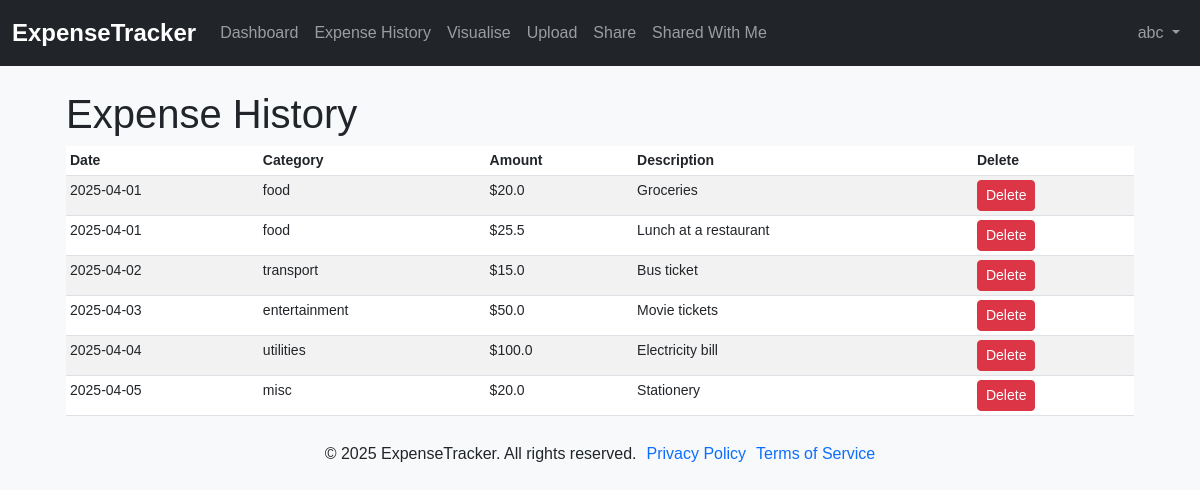
/expense-history (signed in), run on an earlier commit of the app's database.
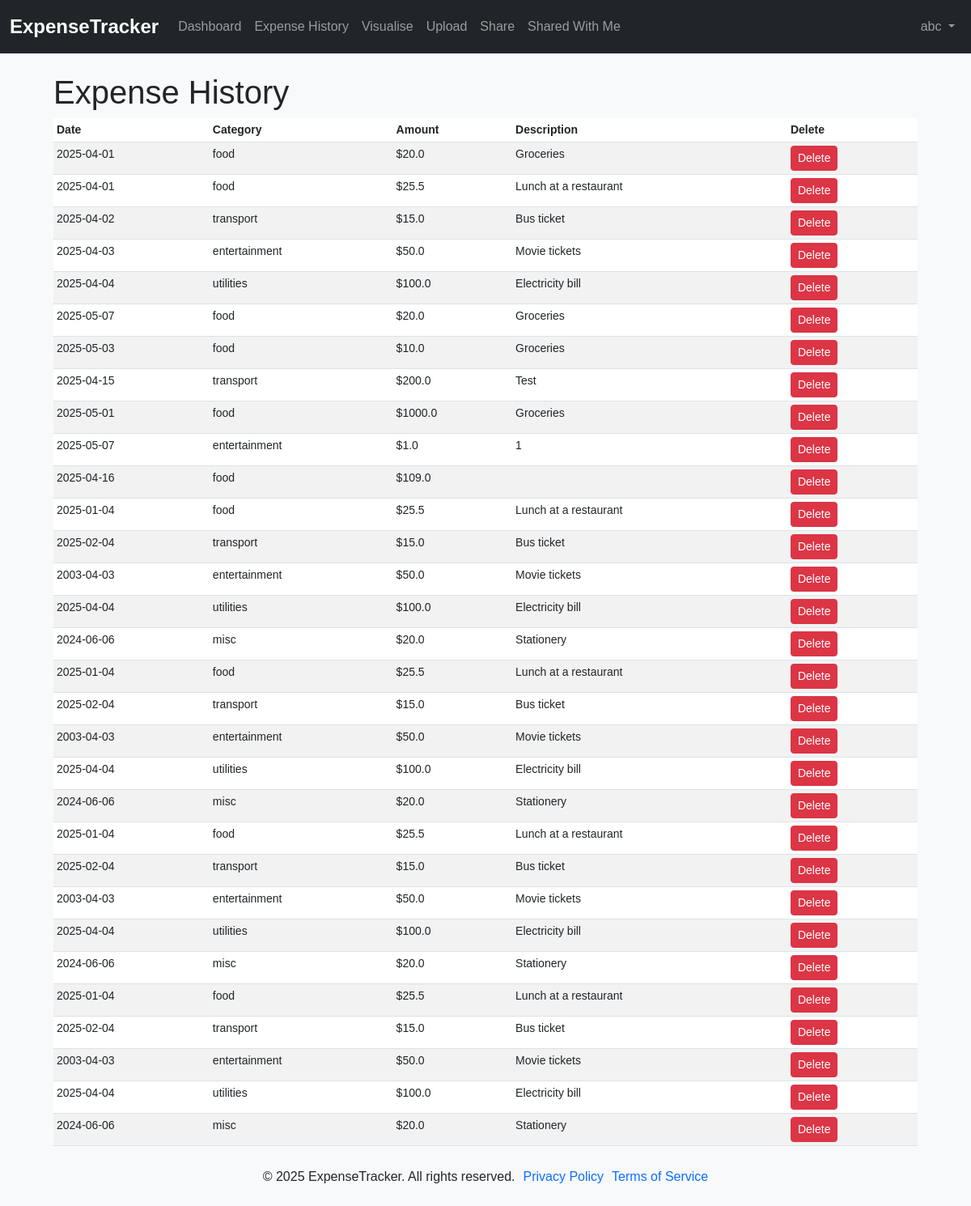
And on a later commit of the database.
### ExpenseTracker/models.py (models this page shows)
class Expense(db.Model):
    id = db.Column(db.Integer, primary_key=True)
    amount = db.Column(db.Float, nullable=False)
    category = db.Column(db.String(50), nullable=False)
    date = db.Column(db.DateTime, nullable=False, default=lambda: datetime.now(timezone.utc))
    description = db.Column(db.String(200), nullable=True)
    user_id = db.Column(db.Integer, db.ForeignKey('user.id'), nullable=False)

### ExpenseTracker/routes.py (the view)
@app.route("/expense-history")
@login_required
def expense_history():
    expenses = Expense.query.filter_by(user_id=current_user.id).all()
    return render_template("expense-history.html", expenses=expenses)

### ExpenseTracker/models.py (called while the page is built)
@login_manager.user_loader
def load_user(user_id):
    return User.query.get(int(user_id))

### ExpenseTracker/templates/expense-history.html (shortened to what this page needs)
{% extends "base.html" %}
{% block content %}
<main class="col-md-12 ms-sm-auto col-lg-12 px-md-4">
    <h1>Expense History</h1>
    <div class="table-responsive small">
        <table class="table table-striped table-sm">
          <thead>
            <tr>
              <th scope="col">Date</th>
              <th scope="col">Category</th>
              <th scope="col">Amount</th>
              <th scope="col">Description</th>
              <th scope="col">Delete</th>
            </tr>
          </thead>
          <tbody>
            {% for expense in expenses %}
            <tr>
              <td>{{ expense.date.strftime('%Y-%m-%d') }}</td>
              <td>{{ expense.category }}</td>
              <td>${{ expense.amount }}</td>
              <td>{{ expense.description }}</td>
              <td>
                <form method="POST" action="{{ url_for('delete_expense', expense_id=expense.id) }}">
                  <button type="submit" class="btn btn-danger btn-sm">Delete</button>
                </form>
            </td>
            </tr>
            {% endfor %}
          </tbody>
        </table>
    </div>
</main>
{% endblock %}

What changed in the data, as far as the page shows it:
removed Expense: date "2025-04-05", category "misc", amount "20.0", description "Stationery"
added Expense: date "2025-05-07", category "food", amount "20.0", description "Groceries"
added Expense: date "2025-05-03", category "food", amount "10.0", description "Groceries"
added Expense: date "2025-04-15", category "transport", amount "200.0", description "Test"
added Expense: date "2025-05-01", category "food", amount "1000.0", description "Groceries"
added Expense: date "2025-05-07", category "entertainment", amount "1.0", description "1"
added Expense: date "2025-04-16", category "food", amount "109.0"
added Expense: date "2025-01-04", category "food", amount "25.5", description "Lunch at a restaurant"
added Expense: date "2025-02-04", category "transport", amount "15.0", description "Bus ticket"
added Expense: date "2003-04-03", category "entertainment", amount "50.0", description "Movie tickets"
added Expense: date "2025-04-04", category "utilities", amount "100.0", description "Electricity bill"
added Expense: date "2024-06-06", category "misc", amount "20.0", description "Stationery"
added Expense: date "2025-01-04", category "food", amount "25.5", description "Lunch at a restaurant"
added Expense: date "2025-02-04", category "transport", amount "15.0", description "Bus ticket"
added Expense: date "2003-04-03", category "entertainment", amount "50.0", description "Movie tickets"
added Expense: date "2025-04-04", category "utilities", amount "100.0", description "Electricity bill"
added Expense: date "2024-06-06", category "misc", amount "20.0", description "Stationery"
added Expense: date "2025-01-04", category "food", amount "25.5", description "Lunch at a restaurant"
added Expense: date "2025-02-04", category "transport", amount "15.0", description "Bus ticket"
added Expense: date "2003-04-03", category "entertainment", amount "50.0", description "Movie tickets"
added Expense: date "2025-04-04", category "utilities", amount "100.0", description "Electricity bill"
added Expense: date "2024-06-06", category "misc", amount "20.0", description "Stationery"
added Expense: date "2025-01-04", category "food", amount "25.5", description "Lunch at a restaurant"
added Expense: date "2025-02-04", category "transport", amount "15.0", description "Bus ticket"
added Expense: date "2003-04-03", category "entertainment", amount "50.0", description "Movie tickets"
added Expense: date "2025-04-04", category "utilities", amount "100.0", description "Electricity bill"
added Expense: date "2024-06-06", category "misc", amount "20.0", description "Stationery"
